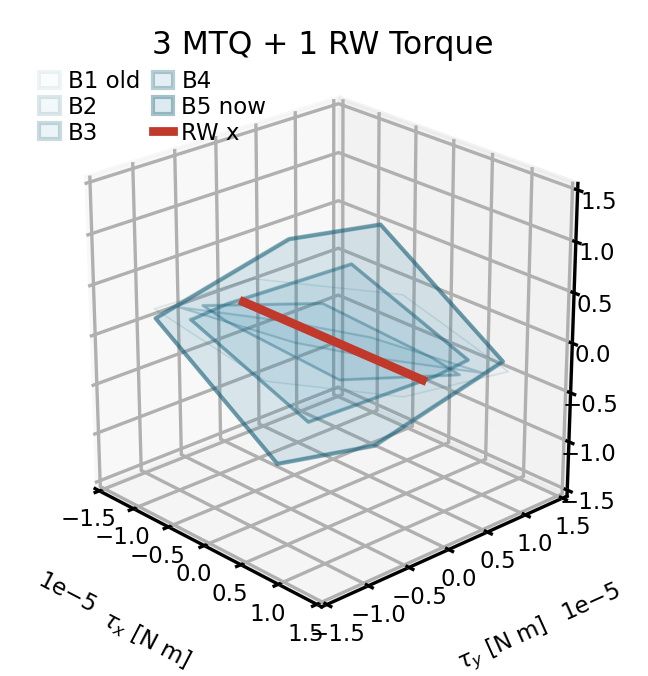

Generate this figure with Python:
#!/usr/bin/env python3
"""Create a 3D torque authority visualization for a 3 MTQ + 1 RW satellite.

The figure shows:
  * a five-frame trail of the bounded 3-axis MTQ torque envelope as B moves;
  * the single reaction-wheel torque line along the body x-axis.
"""

from __future__ import annotations

import argparse
from pathlib import Path

import matplotlib.pyplot as plt
import numpy as np
from matplotlib.colors import to_rgba
from matplotlib.lines import Line2D
from matplotlib.patches import Patch
from mpl_toolkits.mplot3d.art3d import Poly3DCollection


OUT_DIR = Path(__file__).resolve().parent
BODY_FONT_SIZE = 5.5
TITLE_FONT_SIZE = 7.5
AXIS_LIMIT = 1.5e-5


def unit(vector: np.ndarray) -> np.ndarray:
    norm = np.linalg.norm(vector)
    if norm <= 0.0:
        raise ValueError("Cannot normalize the zero vector.")
    return vector / norm


def plane_basis(normal: np.ndarray) -> tuple[np.ndarray, np.ndarray]:
    """Return two orthonormal vectors spanning the plane normal to normal."""
    normal = unit(normal)
    reference = np.array([1.0, 0.0, 0.0])
    if abs(np.dot(normal, reference)) > 0.9:
        reference = np.array([0.0, 1.0, 0.0])

    u = unit(np.cross(normal, reference))
    v = unit(np.cross(normal, u))
    return u, v


def convex_hull_2d(points: np.ndarray) -> np.ndarray:
    """Andrew monotonic-chain hull for small 2D point sets."""
    pts = sorted(set(map(tuple, np.round(points, 14))))
    if len(pts) <= 1:
        return np.array(pts)

    def cross(o: tuple[float, float], a: tuple[float, float], b: tuple[float, float]) -> float:
        return (a[0] - o[0]) * (b[1] - o[1]) - (a[1] - o[1]) * (b[0] - o[0])

    lower: list[tuple[float, float]] = []
    for p in pts:
        while len(lower) >= 2 and cross(lower[-2], lower[-1], p) <= 0:
            lower.pop()
        lower.append(p)

    upper: list[tuple[float, float]] = []
    for p in reversed(pts):
        while len(upper) >= 2 and cross(upper[-2], upper[-1], p) <= 0:
            upper.pop()
        upper.append(p)

    return np.array(lower[:-1] + upper[:-1])


def mtq_torque_corners(b_vec: np.ndarray, m_max: float) -> np.ndarray:
    dipole_corners = np.array(
        np.meshgrid([-m_max, m_max], [-m_max, m_max], [-m_max, m_max])
    ).T.reshape(-1, 3)
    return np.cross(dipole_corners, b_vec)


def mtq_envelope_polygon(b_vec: np.ndarray, m_max: float) -> np.ndarray:
    corners = mtq_torque_corners(b_vec, m_max)
    center = corners.mean(axis=0)
    u, v = plane_basis(b_vec)
    points_2d = np.column_stack(((corners - center) @ u, (corners - center) @ v))
    hull_2d = convex_hull_2d(points_2d)
    return center + hull_2d[:, 0, None] * u + hull_2d[:, 1, None] * v


def set_equal_limits(ax, limit: float) -> None:
    ax.set_xlim(-limit, limit)
    ax.set_ylim(-limit, limit)
    ax.set_zlim(-limit, limit)
    ax.set_box_aspect((1, 1, 1))


def make_plot(
    b_vec: np.ndarray,
    b_start: np.ndarray,
    m_max: float,
    rw_torque_max: float,
    output_stem: str,
    dpi: int,
    figsize: tuple[float, float],
) -> list[Path]:
    rw_axis = np.array([1.0, 0.0, 0.0])
    b_history = np.linspace(b_start, b_vec, 5)
    mtq_polys = [mtq_envelope_polygon(b, m_max) for b in b_history]

    fig = plt.figure(figsize=figsize, constrained_layout=True)
    ax = fig.add_subplot(111, projection="3d")
    fig.patch.set_facecolor("white")
    ax.set_facecolor("white")

    alphas = np.linspace(0.018, 0.16, len(mtq_polys))
    edge_alphas = np.linspace(0.07, 0.38, len(mtq_polys))
    linewidths = np.linspace(0.35, 0.95, len(mtq_polys))
    for mtq_poly, alpha, edge_alpha, linewidth in zip(mtq_polys, alphas, edge_alphas, linewidths):
        envelope = Poly3DCollection(
            [mtq_poly],
            facecolor=to_rgba("#2E86AB", alpha),
            edgecolor=to_rgba("#155E75", edge_alpha),
            linewidth=linewidth,
            zorder=1,
        )
        ax.add_collection3d(envelope)
        ax.plot(
            np.r_[mtq_poly[:, 0], mtq_poly[0, 0]],
            np.r_[mtq_poly[:, 1], mtq_poly[0, 1]],
            np.r_[mtq_poly[:, 2], mtq_poly[0, 2]],
            color=to_rgba("#155E75", edge_alpha),
            linewidth=linewidth,
            zorder=2,
        )

    rw_end = rw_torque_max * rw_axis
    ax.plot(
        [-rw_end[0], rw_end[0]],
        [-rw_end[1], rw_end[1]],
        [-rw_end[2], rw_end[2]],
        color="#C0392B",
        linewidth=2.1,
        label="RW torque line",
        zorder=100,
    )

    set_equal_limits(ax, AXIS_LIMIT)
    ax.set_xlabel(r"$\tau_x$ [N m]", labelpad=-5, fontsize=BODY_FONT_SIZE)
    ax.set_ylabel(r"$\tau_y$ [N m]", labelpad=-5, fontsize=BODY_FONT_SIZE)
    ax.set_zlabel(r"$\tau_z$ [N m]", labelpad=-5, fontsize=BODY_FONT_SIZE)
    ax.set_title("3 MTQ + 1 RW Torque", pad=0, fontsize=TITLE_FONT_SIZE)
    ax.view_init(elev=24, azim=-43)
    ax.grid(True, alpha=0.12)
    ax.tick_params(axis="both", which="major", labelsize=BODY_FONT_SIZE, pad=-5)
    ax.xaxis.get_offset_text().set_fontsize(BODY_FONT_SIZE)
    ax.yaxis.get_offset_text().set_fontsize(BODY_FONT_SIZE)
    ax.zaxis.get_offset_text().set_fontsize(BODY_FONT_SIZE)

    handles = [
        Patch(
            facecolor=to_rgba("#2E86AB", alpha),
            edgecolor=to_rgba("#155E75", edge_alpha),
        )
        for alpha, edge_alpha in zip(alphas, edge_alphas)
    ]
    handles.append(Line2D([0], [0], color="#C0392B", linewidth=2.1))
    labels = ["B1 old", "B2", "B3", "B4", "B5 now", "RW x"]
    ax.legend(
        handles,
        labels,
        loc="upper left",
        bbox_to_anchor=(-0.01, 1.00),
        frameon=False,
        fontsize=BODY_FONT_SIZE,
        handlelength=0.9,
        handletextpad=0.35,
        labelspacing=0.12,
        borderaxespad=0.0,
        columnspacing=0.55,
        ncol=2,
    )

    output_paths = [OUT_DIR / f"{output_stem}.png", OUT_DIR / f"{output_stem}.pdf"]
    for path in output_paths:
        fig.savefig(path, dpi=dpi, bbox_inches="tight")
    plt.close(fig)
    return output_paths


def parse_vector(values: list[float], name: str) -> np.ndarray:
    vector = np.array(values, dtype=float)
    if vector.shape != (3,) or np.linalg.norm(vector) <= 0.0:
        raise argparse.ArgumentTypeError(f"{name} must contain three values and be nonzero.")
    return vector


def main() -> None:
    parser = argparse.ArgumentParser(
        description="Generate a 3D torque visualization for a 3 MTQ + 1 RW satellite."
    )
    parser.add_argument(
        "--B",
        nargs=3,
        type=float,
        default=[22e-6, -8e-6, 41e-6],
        metavar=("BX", "BY", "BZ"),
        help="Current magnetic field vector in body coordinates [T].",
    )
    parser.add_argument(
        "--B-start",
        nargs=3,
        type=float,
        default=[-18e-6, 29e-6, 34e-6],
        metavar=("BX", "BY", "BZ"),
        help="Oldest magnetic field vector in the five-frame trail [T].",
    )
    parser.add_argument("--m-max", type=float, default=0.20, help="MTQ dipole limit per axis [A m^2].")
    parser.add_argument("--rw-torque-max", type=float, default=1.2e-5, help="RW torque limit [N m].")
    parser.add_argument("--output-stem", default="torque_visualization_3mtq_1rw")
    parser.add_argument("--dpi", type=int, default=300)
    parser.add_argument(
        "--figsize",
        nargs=2,
        type=float,
        default=[2.45, 2.10],
        metavar=("WIDTH", "HEIGHT"),
        help="Figure size in inches.",
    )
    args = parser.parse_args()

    if args.m_max <= 0.0:
        raise ValueError("--m-max must be positive.")
    if args.rw_torque_max <= 0.0:
        raise ValueError("--rw-torque-max must be positive.")

    output_paths = make_plot(
        b_vec=parse_vector(args.B, "--B"),
        b_start=parse_vector(args.B_start, "--B-start"),
        m_max=args.m_max,
        rw_torque_max=args.rw_torque_max,
        output_stem=args.output_stem,
        dpi=args.dpi,
        figsize=tuple(args.figsize),
    )
    for path in output_paths:
        print(path)


if __name__ == "__main__":
    main()
